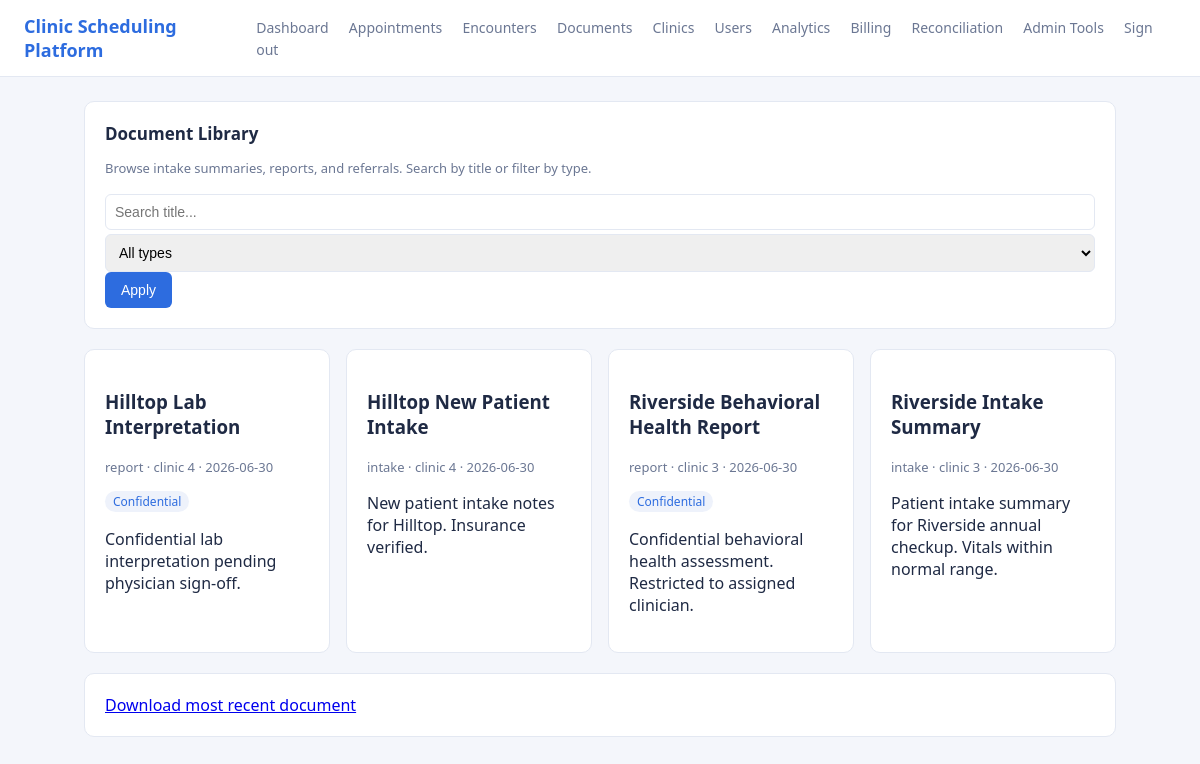
The app's page /documents/library (signed in) with its own data.
### scheduling/models.py (models this page shows, shortened)
class ClinicDocument(models.Model):
    clinic = models.ForeignKey(Clinic, on_delete=models.CASCADE, related_name="documents")
    encounter = models.ForeignKey(
        Encounter, null=True, blank=True, on_delete=models.SET_NULL, related_name="documents"
    )
    title = models.CharField(max_length=200)
    doc_type = models.CharField(max_length=32, default="intake")
    content = models.TextField(blank=True)
    confidential = models.BooleanField(default=False)
    created_at = models.DateTimeField(auto_now_add=True)

### scheduling/admin_views.py (the view)
# urls.py: path("documents/library", admin_views.documents_library, name="documents_library"),
@login_required
def documents_library(request):
    documents = ClinicDocument.objects.all().order_by("-created_at")
    selected_type = request.GET.get("type", "")
    query = request.GET.get("q", "")
    if selected_type:
        documents = documents.filter(doc_type=selected_type)
    if query:
        documents = documents.filter(title__icontains=query)
    doc_types = ClinicDocument.objects.values_list("doc_type", flat=True).distinct()
    return render(
        request,
        "documents_library.html",
        {
            "documents": documents,
            "doc_types": doc_types,
            "selected_type": selected_type,
            "query": query,
        },
    )

### templates/documents_library.html (shortened to what this page needs)
{% extends "base.html" %}
{% block content %}
<div class="card">
  <h2>Document Library</h2>
  <p class="muted">Browse intake summaries, reports, and referrals. Search by title or filter by type.</p>
  <form method="get" class="filters">
    <input type="text" name="q" value="{{ query }}" placeholder="Search title..." />
    <select name="type">
      <option value="">All types</option>
    </select>
    <button type="submit">Apply</button>
  </form>
</div>
<div class="grid">
  {% for document in documents %}
  <div class="card document">
    <h3>{{ document.title }}</h3>
    <p class="muted">{{ document.doc_type }} · clinic {{ document.clinic_id }} · {{ document.created_at|date:"Y-m-d" }}</p>
    {% if document.confidential %}<span class="badge">Confidential</span>{% endif %}
    <p class="preview">{{ document.content|truncatechars:140 }}</p>
  </div>
  {% empty %}
  <p class="muted">No documents found.</p>
  {% endfor %}
</div>
<div class="card">
  <a class="button" href="/api/documents/latest/download">Download most recent document</a>
</div>
{% endblock %}

### templates/base.html (shortened to what this page needs)
<!DOCTYPE html>
<html lang="en">
<head>
  <link rel="stylesheet" href="/static/styles.css" />
</head>
<body>
  <header class="topbar">
    <div class="brand">Clinic Scheduling Platform</div>
    <nav class="main">
      <a href="/">Dashboard</a>
      <a href="/appointments">Appointments</a>
      <a href="/encounters">Encounters</a>
      <a href="/documents/library">Documents</a>
      <a href="/clinics/config">Clinics</a>
      <a href="/users">Users</a>
      <a href="/analytics">Analytics</a>
      <a href="/finance">Billing</a>
      <a href="/staff/reconciliation">Reconciliation</a>
      <a href="/admin/tools">Admin Tools</a>
      <a href="/logout">Sign out</a>
    </nav>
  </header>
  <div class="container">
    {% block content %}{% endblock %}
  </div>
</body>
</html>

### static/styles.css (style rules this page uses)
:root { --bg: #f4f6fb; --card: #ffffff; --ink: #1f2a44; --muted: #6b7793; --accent: #2d6cdf; --line: #e3e8f2; --ok: #1f9d63; --warn: #d9822b; }
* { box-sizing: border-box; }
body { margin: 0; font-family: "Segoe UI", Roboto, Arial, sans-serif; background: var(--bg); color: var(--ink); }
header.topbar { background: var(--card); border-bottom: 1px solid var(--line); padding: 14px 24px; display: flex; align-items: center; justify-content: space-between; }
.brand { font-weight: 700; font-size: 18px; color: var(--accent); }
nav.main a { margin-right: 16px; color: var(--muted); text-decoration: none; font-size: 14px; }
.container { max-width: 1080px; margin: 24px auto; padding: 0 24px; }
.card { background: var(--card); border: 1px solid var(--line); border-radius: 10px; padding: 20px; margin-bottom: 20px; }
.card h2 { margin-top: 0; font-size: 17px; }
.grid { display: grid; grid-template-columns: repeat(auto-fit, minmax(220px, 1fr)); gap: 16px; }
input, select, textarea { width: 100%; padding: 9px; border: 1px solid var(--line); border-radius: 6px; font-size: 14px; margin-top: 4px; }
button { background: var(--accent); color: #fff; border: 0; border-radius: 6px; padding: 10px 16px; font-size: 14px; cursor: pointer; }
.badge { display: inline-block; padding: 2px 8px; border-radius: 999px; font-size: 12px; background: #eef2fb; color: var(--accent); }
.muted { color: var(--muted); font-size: 13px; }

### records on screen
ClinicDocument: title "Hilltop Lab Interpretation", doc_type "report", clinic_id "4", created_at "2026-06-30", confidential "Confidential", content "Confidential lab interpretation pending physician sign-off."
ClinicDocument: title "Hilltop New Patient Intake", doc_type "intake", clinic_id "4", created_at "2026-06-30", content "New patient intake notes for Hilltop. Insurance verified."
ClinicDocument: title "Riverside Behavioral Health Report", doc_type "report", clinic_id "3", created_at "2026-06-30", confidential "Confidential", content "Confidential behavioral health assessment. Restricted to assigned clinician."
ClinicDocument: title "Riverside Intake Summary", doc_type "intake", clinic_id "3", created_at "2026-06-30", content "Patient intake summary for Riverside annual checkup. Vitals within normal range."
